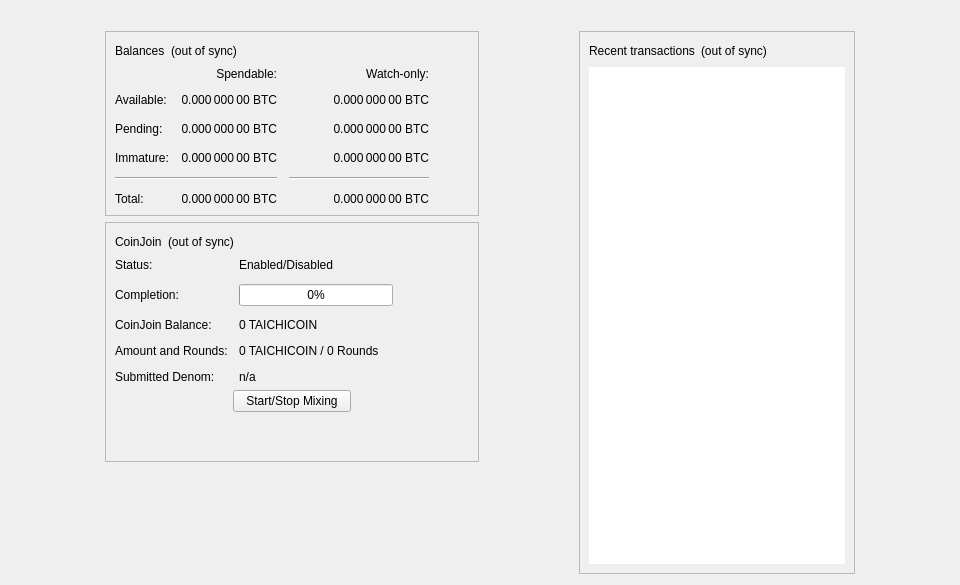
<?xml version="1.0" encoding="UTF-8"?>
<ui version="4.0">
 <class>OverviewPage</class>
 <widget class="QWidget" name="OverviewPage">
  <property name="geometry">
   <rect>
    <x>0</x>
    <y>0</y>
    <width>960</width>
    <height>585</height>
   </rect>
  </property>
  <property name="minimumSize">
   <size>
    <width>960</width>
    <height>0</height>
   </size>
  </property>
  <property name="windowTitle">
   <string>Form</string>
  </property>
  <layout class="QVBoxLayout" name="topLayout">
   <item>
    <widget class="QLabel" name="labelAlerts">
     <property name="visible">
      <bool>false</bool>
     </property>
     <property name="wordWrap">
      <bool>true</bool>
     </property>
     <property name="margin">
      <number>3</number>
     </property>
     <property name="textInteractionFlags">
      <set>Qt::TextSelectableByMouse</set>
     </property>
    </widget>
   </item>
   <item>
    <layout class="QHBoxLayout" name="horizontalLayout" stretch="1,0,1,0,1">
     <item>
      <spacer name="horizontalSpacerLeft">
       <property name="orientation">
        <enum>Qt::Horizontal</enum>
       </property>
       <property name="sizeType">
        <enum>QSizePolicy::Preferred</enum>
       </property>
       <property name="sizeHint" stdset="0">
        <size>
         <width>10</width>
         <height>20</height>
        </size>
       </property>
      </spacer>
     </item>
     <item>
      <layout class="QVBoxLayout" name="verticalLayout_2">
       <item>
        <widget class="QFrame" name="frame">
         <property name="frameShape">
          <enum>QFrame::StyledPanel</enum>
         </property>
         <property name="frameShadow">
          <enum>QFrame::Raised</enum>
         </property>
         <layout class="QVBoxLayout" name="verticalLayout_4">
          <item>
           <layout class="QHBoxLayout" name="horizontalLayout_4">
            <item>
             <widget class="QLabel" name="label_5">
              <property name="text">
               <string>Balances</string>
              </property>
             </widget>
            </item>
            <item>
             <widget class="QLabel" name="labelWalletStatus">
              <property name="toolTip">
               <string>The displayed information may be out of date. Your wallet automatically synchronizes with the Taichicoin network after a connection is established, but this process has not completed yet.</string>
              </property>
              <property name="text">
               <string notr="true">(out of sync)</string>
              </property>
              <property name="alignment">
               <set>Qt::AlignLeading|Qt::AlignLeft|Qt::AlignVCenter</set>
              </property>
             </widget>
            </item>
            <item>
             <spacer name="horizontalSpacer_3">
              <property name="orientation">
               <enum>Qt::Horizontal</enum>
              </property>
              <property name="sizeHint" stdset="0">
               <size>
                <width>40</width>
                <height>20</height>
               </size>
              </property>
             </spacer>
            </item>
           </layout>
          </item>
          <item>
           <layout class="QGridLayout" name="gridLayout">
            <property name="spacing">
             <number>12</number>
            </property>
            <item row="2" column="2">
             <widget class="QLabel" name="labelWatchPending">
              <property name="cursor">
               <cursorShape>IBeamCursor</cursorShape>
              </property>
              <property name="toolTip">
               <string>Unconfirmed transactions to watch-only addresses</string>
              </property>
              <property name="text">
               <string notr="true">0.000 000 00 BTC</string>
              </property>
              <property name="alignment">
               <set>Qt::AlignRight|Qt::AlignTrailing|Qt::AlignVCenter</set>
              </property>
              <property name="textInteractionFlags">
               <set>Qt::LinksAccessibleByMouse|Qt::TextSelectableByKeyboard|Qt::TextSelectableByMouse</set>
              </property>
             </widget>
            </item>
            <item row="2" column="1">
             <widget class="QLabel" name="labelUnconfirmed">
              <property name="cursor">
               <cursorShape>IBeamCursor</cursorShape>
              </property>
              <property name="toolTip">
               <string>Total of transactions that have yet to be confirmed, and do not yet count toward the spendable balance</string>
              </property>
              <property name="text">
               <string notr="true">0.000 000 00 BTC</string>
              </property>
              <property name="alignment">
               <set>Qt::AlignRight|Qt::AlignTrailing|Qt::AlignVCenter</set>
              </property>
              <property name="textInteractionFlags">
               <set>Qt::LinksAccessibleByMouse|Qt::TextSelectableByKeyboard|Qt::TextSelectableByMouse</set>
              </property>
             </widget>
            </item>
            <item row="3" column="2">
             <widget class="QLabel" name="labelWatchImmature">
              <property name="cursor">
               <cursorShape>IBeamCursor</cursorShape>
              </property>
              <property name="toolTip">
               <string>Mined balance in watch-only addresses that has not yet matured</string>
              </property>
              <property name="text">
               <string notr="true">0.000 000 00 BTC</string>
              </property>
              <property name="alignment">
               <set>Qt::AlignRight|Qt::AlignTrailing|Qt::AlignVCenter</set>
              </property>
              <property name="textInteractionFlags">
               <set>Qt::LinksAccessibleByMouse|Qt::TextSelectableByKeyboard|Qt::TextSelectableByMouse</set>
              </property>
             </widget>
            </item>
            <item row="4" column="0" colspan="2">
             <widget class="Line" name="lineSpendableBalance">
              <property name="orientation">
               <enum>Qt::Horizontal</enum>
              </property>
             </widget>
            </item>
            <item row="4" column="2">
             <widget class="Line" name="lineWatchBalance">
              <property name="sizePolicy">
               <sizepolicy hsizetype="Preferred" vsizetype="Fixed">
                <horstretch>0</horstretch>
                <verstretch>0</verstretch>
               </sizepolicy>
              </property>
              <property name="minimumSize">
               <size>
                <width>140</width>
                <height>0</height>
               </size>
              </property>
              <property name="orientation">
               <enum>Qt::Horizontal</enum>
              </property>
             </widget>
            </item>
            <item row="5" column="0">
             <widget class="QLabel" name="labelTotalText">
              <property name="text">
               <string>Total:</string>
              </property>
             </widget>
            </item>
            <item row="3" column="1">
             <widget class="QLabel" name="labelImmature">
              <property name="cursor">
               <cursorShape>IBeamCursor</cursorShape>
              </property>
              <property name="toolTip">
               <string>Mined balance that has not yet matured</string>
              </property>
              <property name="text">
               <string notr="true">0.000 000 00 BTC</string>
              </property>
              <property name="alignment">
               <set>Qt::AlignRight|Qt::AlignTrailing|Qt::AlignVCenter</set>
              </property>
              <property name="textInteractionFlags">
               <set>Qt::LinksAccessibleByMouse|Qt::TextSelectableByKeyboard|Qt::TextSelectableByMouse</set>
              </property>
             </widget>
            </item>
            <item row="2" column="3">
             <spacer name="horizontalSpacer_2">
              <property name="orientation">
               <enum>Qt::Horizontal</enum>
              </property>
              <property name="sizeHint" stdset="0">
               <size>
                <width>40</width>
                <height>20</height>
               </size>
              </property>
             </spacer>
            </item>
            <item row="3" column="0">
             <widget class="QLabel" name="labelImmatureText">
              <property name="text">
               <string>Immature:</string>
              </property>
             </widget>
            </item>
            <item row="5" column="1">
             <widget class="QLabel" name="labelTotal">
              <property name="cursor">
               <cursorShape>IBeamCursor</cursorShape>
              </property>
              <property name="toolTip">
               <string>Your current total balance</string>
              </property>
              <property name="text">
               <string notr="true">0.000 000 00 BTC</string>
              </property>
              <property name="alignment">
               <set>Qt::AlignRight|Qt::AlignTrailing|Qt::AlignVCenter</set>
              </property>
              <property name="textInteractionFlags">
               <set>Qt::LinksAccessibleByMouse|Qt::TextSelectableByKeyboard|Qt::TextSelectableByMouse</set>
              </property>
             </widget>
            </item>
            <item row="5" column="2">
             <widget class="QLabel" name="labelWatchTotal">
              <property name="cursor">
               <cursorShape>IBeamCursor</cursorShape>
              </property>
              <property name="toolTip">
               <string>Current total balance in watch-only addresses</string>
              </property>
              <property name="text">
               <string notr="true">0.000 000 00 BTC</string>
              </property>
              <property name="alignment">
               <set>Qt::AlignRight|Qt::AlignTrailing|Qt::AlignVCenter</set>
              </property>
              <property name="textInteractionFlags">
               <set>Qt::LinksAccessibleByMouse|Qt::TextSelectableByKeyboard|Qt::TextSelectableByMouse</set>
              </property>
             </widget>
            </item>
            <item row="0" column="2">
             <widget class="QLabel" name="labelWatchonly">
              <property name="text">
               <string>Watch-only:</string>
              </property>
              <property name="alignment">
               <set>Qt::AlignRight|Qt::AlignTrailing|Qt::AlignVCenter</set>
              </property>
             </widget>
            </item>
            <item row="1" column="0">
             <widget class="QLabel" name="labelBalanceText">
              <property name="text">
               <string>Available:</string>
              </property>
             </widget>
            </item>
            <item row="1" column="1">
             <widget class="QLabel" name="labelBalance">
              <property name="cursor">
               <cursorShape>IBeamCursor</cursorShape>
              </property>
              <property name="toolTip">
               <string>Your current spendable balance</string>
              </property>
              <property name="text">
               <string notr="true">0.000 000 00 BTC</string>
              </property>
              <property name="alignment">
               <set>Qt::AlignRight|Qt::AlignTrailing|Qt::AlignVCenter</set>
              </property>
              <property name="textInteractionFlags">
               <set>Qt::LinksAccessibleByMouse|Qt::TextSelectableByKeyboard|Qt::TextSelectableByMouse</set>
              </property>
             </widget>
            </item>
            <item row="1" column="2">
             <widget class="QLabel" name="labelWatchAvailable">
              <property name="cursor">
               <cursorShape>IBeamCursor</cursorShape>
              </property>
              <property name="toolTip">
               <string>Your current balance in watch-only addresses</string>
              </property>
              <property name="text">
               <string notr="true">0.000 000 00 BTC</string>
              </property>
              <property name="alignment">
               <set>Qt::AlignRight|Qt::AlignTrailing|Qt::AlignVCenter</set>
              </property>
              <property name="textInteractionFlags">
               <set>Qt::LinksAccessibleByMouse|Qt::TextSelectableByKeyboard|Qt::TextSelectableByMouse</set>
              </property>
             </widget>
            </item>
            <item row="2" column="0">
             <widget class="QLabel" name="labelPendingText">
              <property name="text">
               <string>Pending:</string>
              </property>
             </widget>
            </item>
            <item row="0" column="1">
             <widget class="QLabel" name="labelSpendable">
              <property name="text">
               <string>Spendable:</string>
              </property>
              <property name="alignment">
               <set>Qt::AlignRight|Qt::AlignTrailing|Qt::AlignVCenter</set>
              </property>
             </widget>
            </item>
           </layout>
          </item>
         </layout>
        </widget>
       </item>
       <item>
        <widget class="QFrame" name="frameCoinJoin">
         <property name="layoutDirection">
          <enum>Qt::LeftToRight</enum>
         </property>
         <property name="frameShape">
          <enum>QFrame::StyledPanel</enum>
         </property>
         <property name="frameShadow">
          <enum>QFrame::Raised</enum>
         </property>
         <layout class="QVBoxLayout" name="VerticalLayout_PS1">
          <item>
           <layout class="QHBoxLayout" name="horizontalLayout_5">
            <item>
             <widget class="QLabel" name="labelCoinJoinHeader">
              <property name="text">
               <string notr="true">CoinJoin</string>
              </property>
             </widget>
            </item>
            <item>
             <widget class="QLabel" name="labelCoinJoinSyncStatus">
              <property name="toolTip">
               <string>The displayed information may be out of date. Your wallet automatically synchronizes with the Taichicoin network after a connection is established, but this process has not completed yet.</string>
              </property>
              <property name="text">
               <string notr="true">(out of sync)</string>
              </property>
              <property name="alignment">
               <set>Qt::AlignLeading|Qt::AlignLeft|Qt::AlignVCenter</set>
              </property>
             </widget>
            </item>
            <item>
             <spacer name="horizontalSpacer_4">
              <property name="orientation">
               <enum>Qt::Horizontal</enum>
              </property>
              <property name="sizeHint" stdset="0">
               <size>
                <width>40</width>
                <height>20</height>
               </size>
              </property>
             </spacer>
            </item>
           </layout>
          </item>
          <item>
           <layout class="QFormLayout" name="coinJoinFormLayout">
            <property name="fieldGrowthPolicy">
             <enum>QFormLayout::AllNonFixedFieldsGrow</enum>
            </property>
            <property name="horizontalSpacing">
             <number>11</number>
            </property>
            <property name="verticalSpacing">
             <number>12</number>
            </property>
            <item row="0" column="0">
             <widget class="QLabel" name="labelCoinJoinEnabledText">
              <property name="text">
               <string>Status:</string>
              </property>
             </widget>
            </item>
            <item row="0" column="1">
             <widget class="QLabel" name="labelCoinJoinEnabled">
              <property name="text">
               <string>Enabled/Disabled</string>
              </property>
             </widget>
            </item>
            <item row="1" column="0">
             <widget class="QLabel" name="labelCompletitionText">
              <property name="text">
               <string>Completion:</string>
              </property>
             </widget>
            </item>
            <item row="1" column="1">
             <widget class="QProgressBar" name="coinJoinProgress">
              <property name="maximumSize">
               <size>
                <width>154</width>
                <height>16777215</height>
               </size>
              </property>
              <property name="value">
               <number>0</number>
              </property>
             </widget>
            </item>
            <item row="2" column="0">
             <widget class="QLabel" name="labelAnonymizedText">
              <property name="text">
               <string notr="true">CoinJoin Balance:</string>
              </property>
             </widget>
            </item>
            <item row="2" column="1">
             <widget class="QLabel" name="labelAnonymized">
              <property name="text">
               <string notr="true">0 TAICHICOIN</string>
              </property>
             </widget>
            </item>
            <item row="3" column="0">
             <widget class="QLabel" name="labelAmountAndRoundsText">
              <property name="text">
               <string>Amount and Rounds:</string>
              </property>
             </widget>
            </item>
            <item row="3" column="1">
             <widget class="QLabel" name="labelAmountRounds">
              <property name="text">
               <string notr="true">0 TAICHICOIN / 0 Rounds</string>
              </property>
             </widget>
            </item>
            <item row="4" column="0">
             <widget class="QLabel" name="labelSubmittedDenomText">
              <property name="text">
               <string>Submitted Denom:</string>
              </property>
             </widget>
            </item>
            <item row="4" column="1">
             <widget class="QLabel" name="labelSubmittedDenom">
              <property name="toolTip">
               <string>The denominations you submitted to the Smartnode.&lt;br&gt;To mix, other users must submit the exact same denominations.</string>
              </property>
              <property name="text">
               <string>n/a</string>
              </property>
              <property name="wordWrap">
               <bool>true</bool>
              </property>
             </widget>
            </item>
           </layout>
          </item>
          <item>
           <layout class="QVBoxLayout" name="VerticalLayout_PS">
            <item>
             <layout class="QHBoxLayout" name="horizontalLayout_3">
              <property name="topMargin">
               <number>0</number>
              </property>
              <item>
               <spacer name="horizontalSpacer_5">
                <property name="orientation">
                 <enum>Qt::Horizontal</enum>
                </property>
                <property name="sizeHint" stdset="0">
                 <size>
                  <width>40</width>
                  <height>20</height>
                 </size>
                </property>
               </spacer>
              </item>
              <item>
               <widget class="QPushButton" name="toggleCoinJoin">
                <property name="sizePolicy">
                 <sizepolicy hsizetype="MinimumExpanding" vsizetype="Fixed">
                  <horstretch>0</horstretch>
                  <verstretch>0</verstretch>
                 </sizepolicy>
                </property>
                <property name="text">
                 <string>Start/Stop Mixing</string>
                </property>
               </widget>
              </item>
              <item>
               <spacer name="horizontalSpacer_6">
                <property name="orientation">
                 <enum>Qt::Horizontal</enum>
                </property>
                <property name="sizeHint" stdset="0">
                 <size>
                  <width>40</width>
                  <height>20</height>
                 </size>
                </property>
               </spacer>
              </item>
             </layout>
            </item>
            <item>
             <spacer name="verticalSpacer_3">
              <property name="orientation">
               <enum>Qt::Vertical</enum>
              </property>
              <property name="sizeHint" stdset="0">
               <size>
                <width>20</width>
                <height>40</height>
               </size>
              </property>
             </spacer>
            </item>
           </layout>
          </item>
         </layout>
        </widget>
       </item>
       <item>
        <spacer name="verticalSpacer">
         <property name="orientation">
          <enum>Qt::Vertical</enum>
         </property>
         <property name="sizeHint" stdset="0">
          <size>
           <width>20</width>
           <height>40</height>
          </size>
         </property>
        </spacer>
       </item>
      </layout>
     </item>
     <item>
      <spacer name="horizontalSpacerCenter">
       <property name="orientation">
        <enum>Qt::Horizontal</enum>
       </property>
       <property name="sizeHint" stdset="0">
        <size>
         <width>10</width>
         <height>20</height>
        </size>
       </property>
      </spacer>
     </item>
     <item>
      <layout class="QVBoxLayout" name="verticalLayout_3">
       <item>
        <widget class="QFrame" name="frame_2">
         <property name="frameShape">
          <enum>QFrame::StyledPanel</enum>
         </property>
         <property name="frameShadow">
          <enum>QFrame::Raised</enum>
         </property>
         <layout class="QVBoxLayout" name="verticalLayout">
          <item>
           <layout class="QHBoxLayout" name="horizontalLayout_2">
            <item>
             <widget class="QLabel" name="label_4">
              <property name="text">
               <string>Recent transactions</string>
              </property>
             </widget>
            </item>
            <item>
             <widget class="QLabel" name="labelTransactionsStatus">
              <property name="toolTip">
               <string>The displayed information may be out of date. Your wallet automatically synchronizes with the Taichicoin network after a connection is established, but this process has not completed yet.</string>
              </property>
              <property name="text">
               <string notr="true">(out of sync)</string>
              </property>
              <property name="alignment">
               <set>Qt::AlignLeading|Qt::AlignLeft|Qt::AlignVCenter</set>
              </property>
             </widget>
            </item>
            <item>
             <spacer name="horizontalSpacer">
              <property name="orientation">
               <enum>Qt::Horizontal</enum>
              </property>
              <property name="sizeHint" stdset="0">
               <size>
                <width>40</width>
                <height>20</height>
               </size>
              </property>
             </spacer>
            </item>
           </layout>
          </item>
          <item>
           <widget class="QListView" name="listTransactions">
            <property name="frameShape">
             <enum>QFrame::NoFrame</enum>
            </property>
            <property name="verticalScrollBarPolicy">
             <enum>Qt::ScrollBarAlwaysOff</enum>
            </property>
            <property name="horizontalScrollBarPolicy">
             <enum>Qt::ScrollBarAlwaysOff</enum>
            </property>
            <property name="selectionMode">
             <enum>QAbstractItemView::NoSelection</enum>
            </property>
           </widget>
          </item>
         </layout>
        </widget>
       </item>
      </layout>
     </item>
     <item>
      <spacer name="horizontalSpacerRight">
       <property name="orientation">
        <enum>Qt::Horizontal</enum>
       </property>
       <property name="sizeType">
        <enum>QSizePolicy::Preferred</enum>
       </property>
       <property name="sizeHint" stdset="0">
        <size>
         <width>10</width>
         <height>20</height>
        </size>
       </property>
      </spacer>
     </item>
    </layout>
   </item>
  </layout>
 </widget>
 <resources/>
 <connections/>
</ui>
